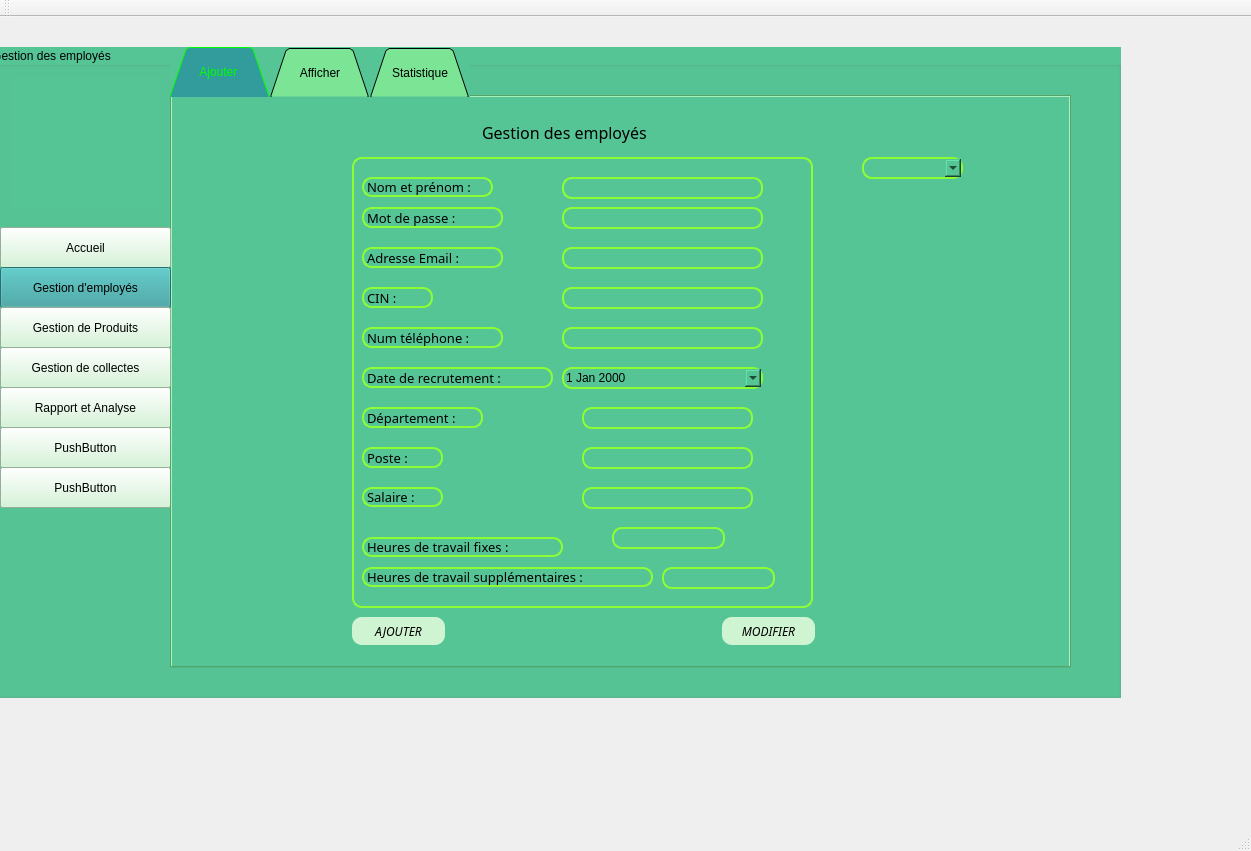
<?xml version="1.0" encoding="UTF-8"?>
<ui version="4.0">
 <class>MainWindow</class>
 <widget class="QMainWindow" name="MainWindow">
  <property name="geometry">
   <rect>
    <x>0</x>
    <y>0</y>
    <width>1251</width>
    <height>851</height>
   </rect>
  </property>
  <property name="windowTitle">
   <string>Gestion des Clients</string>
  </property>
  <widget class="QWidget" name="centralWidget">
   <widget class="QGroupBox" name="groupBox">
    <property name="geometry">
     <rect>
      <x>-10</x>
      <y>30</y>
      <width>1131</width>
      <height>651</height>
     </rect>
    </property>
    <property name="styleSheet">
     <string notr="true">background-color: rgb(86, 197, 150);
</string>
    </property>
    <property name="title">
     <string>Gestion des employés</string>
    </property>
    <widget class="QPushButton" name="pushButton">
     <property name="geometry">
      <rect>
       <x>10</x>
       <y>220</y>
       <width>171</width>
       <height>41</height>
      </rect>
     </property>
     <property name="styleSheet">
      <string notr="true">background-color: rgb(50, 157, 156);</string>
     </property>
     <property name="text">
      <string>Gestion d'employés</string>
     </property>
    </widget>
    <widget class="QPushButton" name="pushButton_2">
     <property name="geometry">
      <rect>
       <x>10</x>
       <y>260</y>
       <width>171</width>
       <height>41</height>
      </rect>
     </property>
     <property name="styleSheet">
      <string notr="true">background-color: rgb(207, 244, 210);</string>
     </property>
     <property name="text">
      <string>Gestion de Produits</string>
     </property>
    </widget>
    <widget class="QPushButton" name="pushButton_3">
     <property name="geometry">
      <rect>
       <x>10</x>
       <y>300</y>
       <width>171</width>
       <height>41</height>
      </rect>
     </property>
     <property name="styleSheet">
      <string notr="true">background-color: rgb(207, 244, 210);</string>
     </property>
     <property name="text">
      <string>Gestion de collectes</string>
     </property>
    </widget>
    <widget class="QPushButton" name="pushButton_4">
     <property name="geometry">
      <rect>
       <x>10</x>
       <y>340</y>
       <width>171</width>
       <height>41</height>
      </rect>
     </property>
     <property name="styleSheet">
      <string notr="true">background-color: rgb(207, 244, 210);</string>
     </property>
     <property name="text">
      <string>Rapport et Analyse</string>
     </property>
    </widget>
    <widget class="QPushButton" name="pushButton_5">
     <property name="geometry">
      <rect>
       <x>10</x>
       <y>380</y>
       <width>171</width>
       <height>41</height>
      </rect>
     </property>
     <property name="styleSheet">
      <string notr="true">background-color: rgb(207, 244, 210);</string>
     </property>
     <property name="text">
      <string>PushButton</string>
     </property>
    </widget>
    <widget class="QPushButton" name="pushButton_6">
     <property name="geometry">
      <rect>
       <x>10</x>
       <y>420</y>
       <width>171</width>
       <height>41</height>
      </rect>
     </property>
     <property name="styleSheet">
      <string notr="true">background-color: rgb(207, 244, 210);</string>
     </property>
     <property name="text">
      <string>PushButton</string>
     </property>
    </widget>
    <widget class="QLabel" name="label_pic">
     <property name="geometry">
      <rect>
       <x>20</x>
       <y>30</y>
       <width>151</width>
       <height>131</height>
      </rect>
     </property>
     <property name="text">
      <string/>
     </property>
    </widget>
    <widget class="QPushButton" name="pushButton_7">
     <property name="geometry">
      <rect>
       <x>10</x>
       <y>180</y>
       <width>171</width>
       <height>41</height>
      </rect>
     </property>
     <property name="styleSheet">
      <string notr="true">background-color: rgb(207, 244, 210);</string>
     </property>
     <property name="text">
      <string>Accueil</string>
     </property>
    </widget>
    <widget class="QTabWidget" name="tabWidget">
     <property name="geometry">
      <rect>
       <x>180</x>
       <y>0</y>
       <width>901</width>
       <height>621</height>
      </rect>
     </property>
     <property name="styleSheet">
      <string notr="true">QTabWidget
{
background-color: rgb(123, 228, 149);

}

QTabWidget:tab-bar
{
alignment:center;
}

QTabBar:tab
{
width:100px;
height:50px;
}

QTabBar:tab:selected
{
    
	background-color: rgb(50, 155, 156);
    color:rgb(0,255,0);
}

QTabBar:tab:hover
{
	background-color: rgb(109, 202, 131);
}

</string>
     </property>
     <property name="tabShape">
      <enum>QTabWidget::Triangular</enum>
     </property>
     <property name="currentIndex">
      <number>0</number>
     </property>
     <property name="documentMode">
      <bool>false</bool>
     </property>
     <property name="tabsClosable">
      <bool>false</bool>
     </property>
     <property name="movable">
      <bool>true</bool>
     </property>
     <property name="tabBarAutoHide">
      <bool>false</bool>
     </property>
     <widget class="QWidget" name="tab">
      <attribute name="title">
       <string>Ajouter </string>
      </attribute>
      <widget class="QPushButton" name="ajout">
       <property name="geometry">
        <rect>
         <x>180</x>
         <y>520</y>
         <width>93</width>
         <height>28</height>
        </rect>
       </property>
       <property name="font">
        <font>
         <family>Rockwell</family>
         <pointsize>9</pointsize>
         <italic>true</italic>
        </font>
       </property>
       <property name="styleSheet">
        <string notr="true">QPushButton {
background-color: rgb(207, 244, 210);
border-radius: 10px;
}


QPushButton:hover {
background-color: rgb(50, 157, 156);

}</string>
       </property>
       <property name="text">
        <string>AJOUTER</string>
       </property>
      </widget>
      <widget class="QGroupBox" name="groupBox_2">
       <property name="geometry">
        <rect>
         <x>180</x>
         <y>60</y>
         <width>461</width>
         <height>451</height>
        </rect>
       </property>
       <property name="styleSheet">
        <string notr="true">border: 2px solid  rgb(139, 255, 51);
background-color: rgb(86, 197, 150);
border-radius: 10px;</string>
       </property>
       <property name="title">
        <string/>
       </property>
       <widget class="QLabel" name="label">
        <property name="geometry">
         <rect>
          <x>10</x>
          <y>20</y>
          <width>131</width>
          <height>20</height>
         </rect>
        </property>
        <property name="font">
         <font>
          <family>Rockwell</family>
          <pointsize>10</pointsize>
         </font>
        </property>
        <property name="text">
         <string>Nom et prénom : </string>
        </property>
       </widget>
       <widget class="QLineEdit" name="pnom">
        <property name="geometry">
         <rect>
          <x>210</x>
          <y>20</y>
          <width>201</width>
          <height>22</height>
         </rect>
        </property>
       </widget>
       <widget class="QLineEdit" name="padresse">
        <property name="geometry">
         <rect>
          <x>210</x>
          <y>90</y>
          <width>201</width>
          <height>22</height>
         </rect>
        </property>
       </widget>
       <widget class="QLabel" name="label_4">
        <property name="geometry">
         <rect>
          <x>10</x>
          <y>170</y>
          <width>141</width>
          <height>21</height>
         </rect>
        </property>
        <property name="font">
         <font>
          <family>Rockwell</family>
          <pointsize>10</pointsize>
         </font>
        </property>
        <property name="text">
         <string>Num téléphone :</string>
        </property>
       </widget>
       <widget class="QLabel" name="label_15">
        <property name="geometry">
         <rect>
          <x>10</x>
          <y>90</y>
          <width>141</width>
          <height>21</height>
         </rect>
        </property>
        <property name="font">
         <font>
          <family>Rockwell</family>
          <pointsize>10</pointsize>
         </font>
        </property>
        <property name="text">
         <string>Adresse Email :</string>
        </property>
       </widget>
       <widget class="QLineEdit" name="pnumtel">
        <property name="geometry">
         <rect>
          <x>210</x>
          <y>170</y>
          <width>201</width>
          <height>22</height>
         </rect>
        </property>
       </widget>
       <widget class="QLabel" name="label_19">
        <property name="geometry">
         <rect>
          <x>10</x>
          <y>130</y>
          <width>71</width>
          <height>21</height>
         </rect>
        </property>
        <property name="font">
         <font>
          <family>Rockwell</family>
          <pointsize>10</pointsize>
         </font>
        </property>
        <property name="text">
         <string>CIN :</string>
        </property>
       </widget>
       <widget class="QLineEdit" name="pcin">
        <property name="geometry">
         <rect>
          <x>210</x>
          <y>130</y>
          <width>201</width>
          <height>22</height>
         </rect>
        </property>
       </widget>
       <widget class="QLabel" name="label_5">
        <property name="geometry">
         <rect>
          <x>10</x>
          <y>210</y>
          <width>191</width>
          <height>21</height>
         </rect>
        </property>
        <property name="font">
         <font>
          <family>Rockwell</family>
          <pointsize>10</pointsize>
         </font>
        </property>
        <property name="text">
         <string>Date de recrutement :</string>
        </property>
       </widget>
       <widget class="QDateEdit" name="pdate">
        <property name="geometry">
         <rect>
          <x>210</x>
          <y>210</y>
          <width>201</width>
          <height>22</height>
         </rect>
        </property>
        <property name="calendarPopup">
         <bool>true</bool>
        </property>
       </widget>
       <widget class="QLineEdit" name="pdepartement">
        <property name="geometry">
         <rect>
          <x>230</x>
          <y>250</y>
          <width>171</width>
          <height>22</height>
         </rect>
        </property>
       </widget>
       <widget class="QLabel" name="label_6">
        <property name="geometry">
         <rect>
          <x>10</x>
          <y>250</y>
          <width>121</width>
          <height>21</height>
         </rect>
        </property>
        <property name="font">
         <font>
          <family>Rockwell</family>
          <pointsize>10</pointsize>
         </font>
        </property>
        <property name="text">
         <string>Département :</string>
        </property>
       </widget>
       <widget class="QLabel" name="label_8">
        <property name="geometry">
         <rect>
          <x>10</x>
          <y>330</y>
          <width>81</width>
          <height>20</height>
         </rect>
        </property>
        <property name="font">
         <font>
          <family>Rockwell</family>
          <pointsize>10</pointsize>
         </font>
        </property>
        <property name="text">
         <string>Salaire :</string>
        </property>
       </widget>
       <widget class="QLineEdit" name="psalaire">
        <property name="geometry">
         <rect>
          <x>230</x>
          <y>330</y>
          <width>171</width>
          <height>22</height>
         </rect>
        </property>
       </widget>
       <widget class="QLineEdit" name="pposte">
        <property name="geometry">
         <rect>
          <x>230</x>
          <y>290</y>
          <width>171</width>
          <height>22</height>
         </rect>
        </property>
       </widget>
       <widget class="QLabel" name="label_20">
        <property name="geometry">
         <rect>
          <x>10</x>
          <y>50</y>
          <width>141</width>
          <height>21</height>
         </rect>
        </property>
        <property name="font">
         <font>
          <family>Rockwell</family>
          <pointsize>10</pointsize>
         </font>
        </property>
        <property name="text">
         <string>Mot de passe :</string>
        </property>
       </widget>
       <widget class="QLineEdit" name="mdp">
        <property name="geometry">
         <rect>
          <x>210</x>
          <y>50</y>
          <width>201</width>
          <height>22</height>
         </rect>
        </property>
       </widget>
       <widget class="QLabel" name="label_21">
        <property name="geometry">
         <rect>
          <x>10</x>
          <y>380</y>
          <width>201</width>
          <height>20</height>
         </rect>
        </property>
        <property name="font">
         <font>
          <family>Rockwell</family>
          <pointsize>10</pointsize>
         </font>
        </property>
        <property name="text">
         <string>Heures de travail fixes :</string>
        </property>
       </widget>
       <widget class="QLabel" name="label_22">
        <property name="geometry">
         <rect>
          <x>10</x>
          <y>410</y>
          <width>291</width>
          <height>20</height>
         </rect>
        </property>
        <property name="font">
         <font>
          <family>Rockwell</family>
          <pointsize>10</pointsize>
         </font>
        </property>
        <property name="text">
         <string>Heures de travail supplémentaires :</string>
        </property>
       </widget>
       <widget class="QLineEdit" name="phfixe">
        <property name="geometry">
         <rect>
          <x>260</x>
          <y>370</y>
          <width>113</width>
          <height>22</height>
         </rect>
        </property>
       </widget>
       <widget class="QLineEdit" name="phsupp">
        <property name="geometry">
         <rect>
          <x>310</x>
          <y>410</y>
          <width>113</width>
          <height>22</height>
         </rect>
        </property>
       </widget>
       <widget class="QLabel" name="label_7">
        <property name="geometry">
         <rect>
          <x>10</x>
          <y>290</y>
          <width>81</width>
          <height>21</height>
         </rect>
        </property>
        <property name="font">
         <font>
          <family>Rockwell</family>
          <pointsize>10</pointsize>
         </font>
        </property>
        <property name="text">
         <string>Poste :</string>
        </property>
       </widget>
      </widget>
      <widget class="QComboBox" name="selectii">
       <property name="geometry">
        <rect>
         <x>690</x>
         <y>60</y>
         <width>101</width>
         <height>22</height>
        </rect>
       </property>
       <property name="styleSheet">
        <string notr="true">border: 2px solid  rgb(139, 255, 51);
background-color: rgb(86, 197, 150);
border-radius: 10px;
</string>
       </property>
      </widget>
      <widget class="QLabel" name="label_2">
       <property name="geometry">
        <rect>
         <x>310</x>
         <y>20</y>
         <width>271</width>
         <height>31</height>
        </rect>
       </property>
       <property name="font">
        <font>
         <family>Forte</family>
         <pointsize>12</pointsize>
        </font>
       </property>
       <property name="text">
        <string>Gestion des employés</string>
       </property>
      </widget>
      <widget class="QPushButton" name="modifier">
       <property name="geometry">
        <rect>
         <x>550</x>
         <y>520</y>
         <width>93</width>
         <height>28</height>
        </rect>
       </property>
       <property name="font">
        <font>
         <family>Rockwell</family>
         <italic>true</italic>
        </font>
       </property>
       <property name="styleSheet">
        <string notr="true">QPushButton {
background-color: rgb(207, 244, 210);
border-radius: 10px;
}


QPushButton:hover {
background-color: rgb(50, 157, 156);

}</string>
       </property>
       <property name="text">
        <string>MODIFIER</string>
       </property>
      </widget>
     </widget>
     <widget class="QWidget" name="tab_2">
      <attribute name="title">
       <string>Afficher</string>
      </attribute>
      <widget class="QTableView" name="affichage">
       <property name="geometry">
        <rect>
         <x>50</x>
         <y>80</y>
         <width>761</width>
         <height>381</height>
        </rect>
       </property>
       <property name="styleSheet">
        <string notr="true">border: 2px solid  rgb(139, 255, 51);
background-color: rgb(86, 197, 150);
border-radius: 10px;</string>
       </property>
      </widget>
      <widget class="QComboBox" name="comboBox">
       <property name="geometry">
        <rect>
         <x>50</x>
         <y>20</y>
         <width>91</width>
         <height>22</height>
        </rect>
       </property>
       <property name="styleSheet">
        <string notr="true">border: 2px solid  rgb(139, 255, 51);
background-color: rgb(86, 197, 150);
border-radius: 10px;</string>
       </property>
       <item>
        <property name="text">
         <string>Nom</string>
        </property>
       </item>
       <item>
        <property name="text">
         <string>Departement</string>
        </property>
       </item>
       <item>
        <property name="text">
         <string>Poste</string>
        </property>
       </item>
      </widget>
      <widget class="QLineEdit" name="rechText">
       <property name="geometry">
        <rect>
         <x>160</x>
         <y>20</y>
         <width>171</width>
         <height>22</height>
        </rect>
       </property>
       <property name="styleSheet">
        <string notr="true">border: 2px solid  rgb(139, 255, 51);
background-color: rgb(86, 197, 150);
border-radius: 10px;</string>
       </property>
       <property name="text">
        <string/>
       </property>
      </widget>
      <widget class="QPushButton" name="chercher">
       <property name="geometry">
        <rect>
         <x>350</x>
         <y>20</y>
         <width>93</width>
         <height>28</height>
        </rect>
       </property>
       <property name="font">
        <font>
         <family>Rockwell</family>
         <pointsize>9</pointsize>
         <italic>true</italic>
        </font>
       </property>
       <property name="styleSheet">
        <string notr="true">QPushButton {
background-color: rgb(207, 244, 210);
border-radius: 10px;
}


QPushButton:hover {
background-color: rgb(50, 157, 156);

}</string>
       </property>
       <property name="text">
        <string>CHERCHER</string>
       </property>
      </widget>
      <widget class="QPushButton" name="PDF">
       <property name="geometry">
        <rect>
         <x>40</x>
         <y>490</y>
         <width>93</width>
         <height>28</height>
        </rect>
       </property>
       <property name="font">
        <font>
         <family>Rockwell</family>
         <pointsize>9</pointsize>
         <italic>true</italic>
        </font>
       </property>
       <property name="styleSheet">
        <string notr="true">QPushButton {
background-color: rgb(207, 244, 210);
border-radius: 10px;
}


QPushButton:hover {
background-color: rgb(50, 157, 156);

}</string>
       </property>
       <property name="text">
        <string>PDF</string>
       </property>
      </widget>
      <widget class="QPushButton" name="pushButton_8">
       <property name="geometry">
        <rect>
         <x>40</x>
         <y>530</y>
         <width>93</width>
         <height>28</height>
        </rect>
       </property>
       <property name="font">
        <font>
         <family>Rockwell</family>
         <pointsize>9</pointsize>
         <italic>true</italic>
        </font>
       </property>
       <property name="styleSheet">
        <string notr="true">QPushButton {
background-color: rgb(207, 244, 210);
border-radius: 10px;
}


QPushButton:hover {
background-color: rgb(50, 157, 156);

}</string>
       </property>
       <property name="text">
        <string>Excel</string>
       </property>
      </widget>
      <widget class="QPushButton" name="afficher">
       <property name="geometry">
        <rect>
         <x>790</x>
         <y>470</y>
         <width>93</width>
         <height>28</height>
        </rect>
       </property>
       <property name="font">
        <font>
         <family>Rockwell</family>
         <pointsize>9</pointsize>
         <italic>true</italic>
        </font>
       </property>
       <property name="styleSheet">
        <string notr="true">QPushButton {
background-color: rgb(207, 244, 210);
border-radius: 10px;
}


QPushButton:hover {
background-color: rgb(50, 157, 156);

}</string>
       </property>
       <property name="text">
        <string>AFFICHER</string>
       </property>
      </widget>
      <widget class="QLineEdit" name="supp">
       <property name="geometry">
        <rect>
         <x>300</x>
         <y>510</y>
         <width>141</width>
         <height>22</height>
        </rect>
       </property>
       <property name="styleSheet">
        <string notr="true">border: 2px solid  rgb(139, 255, 51);
background-color: rgb(86, 197, 150);
border-radius: 10px;</string>
       </property>
      </widget>
      <widget class="QPushButton" name="supprimer">
       <property name="geometry">
        <rect>
         <x>450</x>
         <y>510</y>
         <width>93</width>
         <height>28</height>
        </rect>
       </property>
       <property name="font">
        <font>
         <family>Rockwell</family>
         <pointsize>9</pointsize>
         <italic>true</italic>
        </font>
       </property>
       <property name="styleSheet">
        <string notr="true">QPushButton {
background-color: rgb(207, 244, 210);
border-radius: 10px;
}


QPushButton:hover {
background-color: rgb(50, 157, 156);

}</string>
       </property>
       <property name="text">
        <string>SUPPRIMER</string>
       </property>
      </widget>
      <widget class="QLabel" name="label_10">
       <property name="geometry">
        <rect>
         <x>250</x>
         <y>510</y>
         <width>41</width>
         <height>21</height>
        </rect>
       </property>
       <property name="font">
        <font>
         <family>Rockwell</family>
         <pointsize>10</pointsize>
        </font>
       </property>
       <property name="text">
        <string>CIN :</string>
       </property>
      </widget>
      <widget class="QPushButton" name="trier">
       <property name="geometry">
        <rect>
         <x>790</x>
         <y>510</y>
         <width>93</width>
         <height>28</height>
        </rect>
       </property>
       <property name="font">
        <font>
         <family>Rockwell</family>
         <pointsize>9</pointsize>
         <italic>true</italic>
        </font>
       </property>
       <property name="styleSheet">
        <string notr="true">QPushButton {
background-color: rgb(207, 244, 210);
border-radius: 10px;
}


QPushButton:hover {
background-color: rgb(50, 157, 156);

}</string>
       </property>
       <property name="text">
        <string>TRIER</string>
       </property>
      </widget>
      <widget class="QComboBox" name="comboBox_2">
       <property name="geometry">
        <rect>
         <x>630</x>
         <y>510</y>
         <width>121</width>
         <height>21</height>
        </rect>
       </property>
       <property name="styleSheet">
        <string notr="true">border: 2px solid  rgb(139, 255, 51);
background-color: rgb(86, 197, 150);
border-radius: 10px;
</string>
       </property>
       <item>
        <property name="text">
         <string>Nom</string>
        </property>
       </item>
       <item>
        <property name="text">
         <string>Departement</string>
        </property>
       </item>
       <item>
        <property name="text">
         <string>Poste</string>
        </property>
       </item>
       <item>
        <property name="text">
         <string>Salaire</string>
        </property>
       </item>
      </widget>
     </widget>
     <widget class="QWidget" name="tab_7">
      <attribute name="title">
       <string>Statistique</string>
      </attribute>
      <widget class="QTabWidget" name="tabWidget_2">
       <property name="geometry">
        <rect>
         <x>30</x>
         <y>20</y>
         <width>871</width>
         <height>521</height>
        </rect>
       </property>
       <property name="currentIndex">
        <number>0</number>
       </property>
       <widget class="QWidget" name="tab_8">
        <attribute name="title">
         <string>Departement</string>
        </attribute>
        <widget class="QFrame" name="horizontalFrame">
         <property name="geometry">
          <rect>
           <x>30</x>
           <y>20</y>
           <width>821</width>
           <height>431</height>
          </rect>
         </property>
         <layout class="QHBoxLayout" name="horizontalLayout"/>
        </widget>
       </widget>
       <widget class="QWidget" name="tab_9">
        <attribute name="title">
         <string>Poste</string>
        </attribute>
        <widget class="QFrame" name="horizontalFrame_2">
         <property name="geometry">
          <rect>
           <x>20</x>
           <y>10</y>
           <width>831</width>
           <height>431</height>
          </rect>
         </property>
         <layout class="QHBoxLayout" name="horizontalLayout_2"/>
        </widget>
       </widget>
      </widget>
     </widget>
    </widget>
    <widget class="QLabel" name="PICOOO">
     <property name="geometry">
      <rect>
       <x>20</x>
       <y>30</y>
       <width>151</width>
       <height>131</height>
      </rect>
     </property>
     <property name="text">
      <string/>
     </property>
     <property name="pixmap">
      <pixmap>../LOGO/gemstonerecycle.png</pixmap>
     </property>
    </widget>
    <zorder>pushButton_4</zorder>
    <zorder>pushButton_5</zorder>
    <zorder>pushButton_6</zorder>
    <zorder>label_pic</zorder>
    <zorder>tabWidget</zorder>
    <zorder>pushButton_7</zorder>
    <zorder>pushButton</zorder>
    <zorder>pushButton_3</zorder>
    <zorder>pushButton_2</zorder>
    <zorder>PICOOO</zorder>
   </widget>
  </widget>
  <widget class="QMenuBar" name="menuBar">
   <property name="geometry">
    <rect>
     <x>0</x>
     <y>0</y>
     <width>1251</width>
     <height>26</height>
    </rect>
   </property>
  </widget>
  <widget class="QToolBar" name="mainToolBar">
   <attribute name="toolBarArea">
    <enum>TopToolBarArea</enum>
   </attribute>
   <attribute name="toolBarBreak">
    <bool>false</bool>
   </attribute>
  </widget>
  <widget class="QStatusBar" name="statusBar"/>
 </widget>
 <layoutdefault spacing="6" margin="11"/>
 <resources/>
 <connections/>
</ui>
